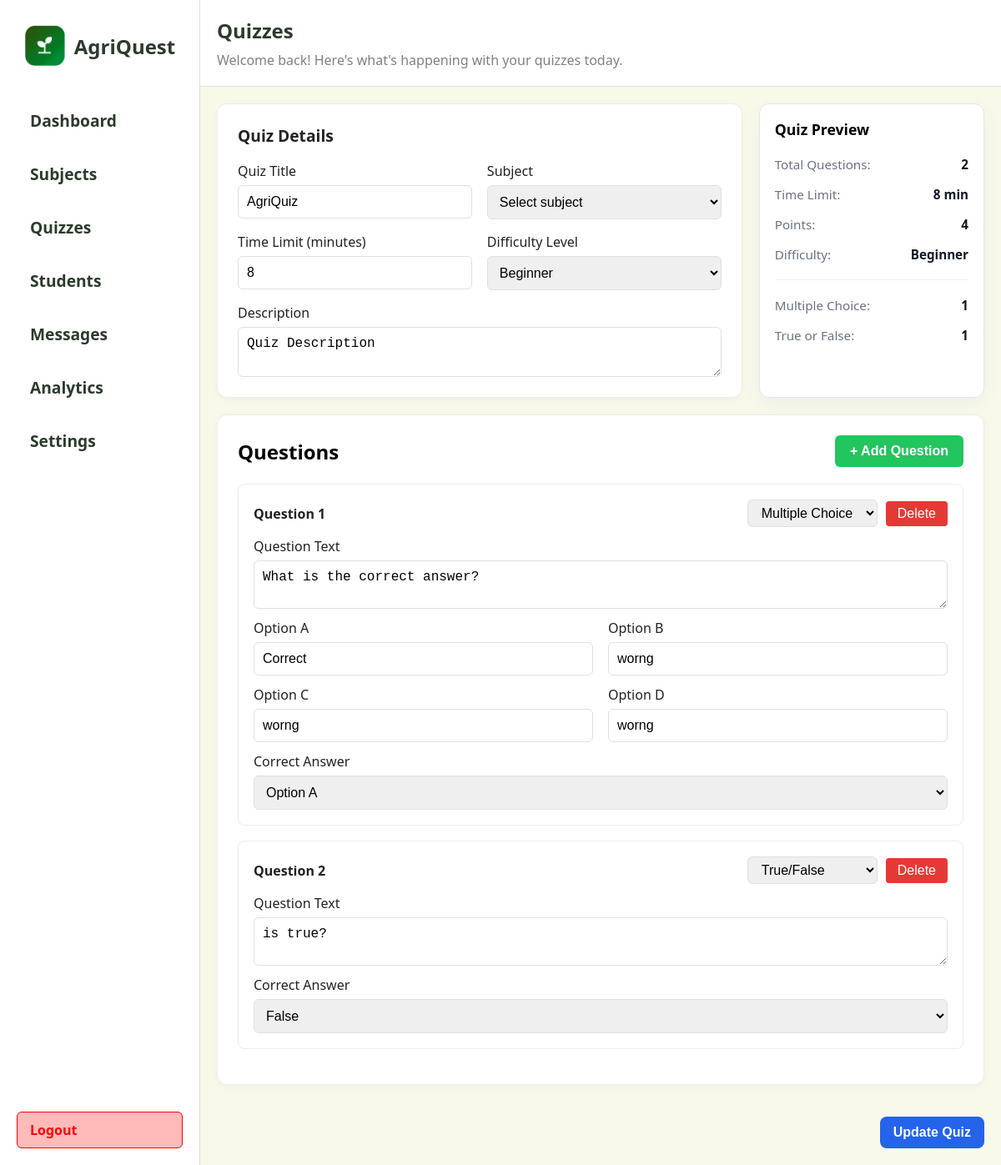
The page /teacher/quizzes/edit/1 (signed in) on the database its author committed.
### app/models.py (models this page shows)
class Quiz(db.Model):
	id = db.Column(db.Integer, primary_key=True)
	title = db.Column(db.String(200), nullable=False)
	description = db.Column(db.Text)
	time_limit = db.Column(db.Integer, default=0)  # minutes
	difficulty = db.Column(db.String(50))
	teacher_id = db.Column(db.Integer, db.ForeignKey('teacher.id'), nullable=True)
	subject_id = db.Column(db.Integer, db.ForeignKey('subject.id'), nullable=True)
	questions = db.relationship('Question', backref='quiz', cascade='all, delete-orphan', lazy=True)
	created_at = db.Column(db.DateTime, nullable=False, default=db.func.now())

class Question(db.Model):
	id = db.Column(db.Integer, primary_key=True)
	quiz_id = db.Column(db.Integer, db.ForeignKey('quiz.id'), nullable=False)
	type = db.Column(db.String(20), nullable=False)  # 'mc' or 'tf'
	text = db.Column(db.Text, nullable=False)
	correct_answer = db.Column(db.String(10), nullable=False)
	options = db.relationship('Option', backref='question', cascade='all, delete-orphan', lazy=True)

class Option(db.Model):
	id = db.Column(db.Integer, primary_key=True)
	question_id = db.Column(db.Integer, db.ForeignKey('question.id'), nullable=False)
	key = db.Column(db.String(5), nullable=False)  # 'A','B','C','D' or other
	text = db.Column(db.Text, nullable=False)

### app/routes.py (the view, shortened to what this page needs)
@main.route("/teacher/quizzes/edit/<int:quiz_id>", methods=["GET", "POST"])
def teacher_edit_quiz(quiz_id):
    teacher_id = session.get('teacher_id')
    quiz = Quiz.query.filter_by(id=quiz_id, teacher_id=teacher_id).first()
    if not quiz:
        flash("Quiz not found or access denied.", "error")
        return redirect(url_for('main.teacher_quizzes'))
    if request.method == "GET":
        return render_template("teacher/create_quiz.html", quiz=quiz, edit_mode=True)

### app/templates/teacher/create_quiz.html (shortened to what this page needs)
<!DOCTYPE html>
<html lang="en">
  <head>
    <link rel="stylesheet" href="{{ url_for('static', filename='css/create_quiz.css') }}" />
  </head>
  <body>
    <div class="left">
      {% include 'partials/teacher_sidebar.html' %}
    </div>
    <div class="right">
      <div class="header">
        <div class="header-title">
          <span style="font-size: 1.5rem; font-weight: 700; color: #2d3a2d"
            >Quizzes</span
          >
          <span style="font-size: 1rem; color: grey"
            >Welcome back! Here's what's happening with your quizzes
            today.</span
          >
        </div>
      </div>
      <div class="section" style="width: 100%;">
        <div style="display: flex;flex-direction: row;gap: 20px;">
          <div class="quiz-details-card" style="width: 70%;">
            <div class="quiz-details-title">Quiz Details</div>
            <form>
              <div class="quiz-details-form-row">
                <div class="quiz-details-form-col">
                  <label for="quiz-title" class="quiz-details-label">Quiz Title</label>
                  <input type="text" id="quiz-title" name="quiz-title" placeholder="Enter quiz title" class="quiz-details-input" value="{{ quiz.title if edit_mode and quiz else '' }}" />
                </div>
                <div class="quiz-details-form-col">
                  <label for="subject" class="quiz-details-label">Subject</label>
                  <select id="subject" name="subject" class="quiz-details-select">
                    <option value="">Select subject</option>
                  </select>
                </div>
              </div>
              <div class="quiz-details-form-row">
                <div class="quiz-details-form-col">
                  <label for="time-limit" class="quiz-details-label">Time Limit (minutes)</label>
                  <input type="number" id="time-limit" name="time-limit" value="{{ quiz.time_limit if edit_mode and quiz else 30 }}" class="quiz-details-input" />
                </div>
                <div class="quiz-details-form-col">
                  <label for="difficulty" class="quiz-details-label">Difficulty Level</label>
                  <select id="difficulty" name="difficulty" class="quiz-details-select">
                    <option value="Beginner" {% if edit_mode and quiz and quiz.difficulty == 'Beginner' %}selected{% endif %}>Beginner</option>
                  </select>
                </div>
              </div>
              <div class="quiz-details-form-col">
                <label for="description" class="quiz-details-label">Description</label>
                <textarea id="description" name="description" placeholder="Brief description of the quiz" class="quiz-details-textarea">{{ quiz.description if edit_mode and quiz else '' }}</textarea>
              </div>
            </form>
          </div>
          <div class="quiz-preview-card" style="width: 30%; background: #fff; border-radius: 12px; padding: 18px; border: 1px solid #e6e6e6; box-shadow: 0 8px 20px rgba(37,99,235,0.06);">
            <h3 style="margin: 0 0 12px 0; font-size: 1.1rem;">Quiz Preview</h3>
            <div style="color: #6b7280; font-size: 0.95rem; padding: 8px 0;">Total Questions: <span id="preview-total-questions" style="float: right; font-weight: 700; color: #111827;">1</span></div>
            <div style="color: #6b7280; font-size: 0.95rem; padding: 8px 0;">Time Limit: <span id="preview-time-limit" style="float: right; font-weight: 700; color: #111827;">30 min</span></div>
            <div style="color: #6b7280; font-size: 0.95rem; padding: 8px 0;">Points: <span id="preview-points" style="float: right; font-weight: 700; color: #111827;">10</span></div>
            <div style="color: #6b7280; font-size: 0.95rem; padding: 8px 0;">Difficulty: <span id="preview-difficulty" style="float: right; font-weight: 700; color: #111827;">Beginner</span></div>
            <hr style="margin: 12px 0; border: none; border-top: 1px solid #f1f1f1;" />
            <div style="color: #6b7280; font-size: 0.95rem; padding: 8px 0;">Multiple Choice: <span id="preview-mc" style="float: right; font-weight: 700; color: #111827;">1</span></div>
            <div style="color: #6b7280; font-size: 0.95rem; padding: 8px 0;">True or False: <span id="preview-tf" style="float: right; font-weight: 700; color: #111827;">0</span></div>
          </div>
        </div>
            <div class="questions-card">
          <div style="display: flex; justify-content: space-between; align-items: center;margin-bottom: 20px;">
            <h2>Questions</h2>
            <button type="button" id="add-question-btn" class="add-question-btn">+ Add Question</button>
          </div>
          <div id="questions-container">
            {% if edit_mode and quiz and quiz.questions %}
              {% for q in quiz.questions %}
                <div class="question-box" data-index="{{ loop.index }}">
                  <div class="question-header">
                    <div class="question-title">Question {{ loop.index }}</div>
                    <div class="question-actions">
                      <select class="question-select">
                        <option value="mc" {% if q.type == 'mc' %}selected{% endif %}>Multiple Choice</option>
                        <option value="tf" {% if q.type == 'tf' %}selected{% endif %}>True/False</option>
                      </select>
                      <button type="button" class="question-delete" style="background-color: #e53935; color: #fff; border: none; padding: 6px 14px; border-radius: 4px;font-size: 1rem;">Delete</button>
                    </div>
                  </div>
                  <div class="question-form-col" style="margin-bottom: 12px;">
                    <label class="question-label">Question Text</label>
                    <textarea placeholder="Enter your question here" class="question-textarea">{{ q.text }}</textarea>
                  </div>
                  <div class="question-form-row mc-row" {% if q.type != 'mc' %}style="display:none;"{% endif %}>
                    <div class="question-form-col">
                      <label class="question-label">Option A</label>
                      <input type="text" placeholder="Enter option A" class="question-input" value="{{ q.options[0].text if q.type == 'mc' and q.options|length > 0 else '' }}" />
                    </div>
                    <div class="question-form-col">
                      <label class="question-label">Option B</label>
                      <input type="text" placeholder="Enter option B" class="question-input" value="{{ q.options[1].text if q.type == 'mc' and q.options|length > 1 else '' }}" />
                    </div>
                  </div>
                  <div class="question-form-row mc-row" {% if q.type != 'mc' %}style="display:none;"{% endif %}>
                    <div class="question-form-col">
                      <label class="question-label">Option C</label>
                      <input type="text" placeholder="Enter option C" class="question-input" value="{{ q.options[2].text if q.type == 'mc' and q.options|length > 2 else '' }}" />
                    </div>
                    <div class="question-form-col">
                      <label class="question-label">Option D</label>
                      <input type="text" placeholder="Enter option D" class="question-input" value="{{ q.options[3].text if q.type == 'mc' and q.options|length > 3 else '' }}" />
                    </div>
                  </div>
                  <div class="question-form-col answer-row">
                    <label class="question-label">Correct Answer</label>
                    <select class="question-select-answer">
                      {% if q.type == 'mc' %}
                        <option value="A" {% if q.correct_answer == 'A' %}selected{% endif %}>Option A</option>
                      {% else %}
                        <option value="True" {% if q.correct_answer == 'True' %}selected{% endif %}>True</option>
                      {% endif %}
                    </select>
                  </div>
                </div>
              {% endfor %}
            {% endif %}
          </div>
        </div>
        <div style="display:flex; justify-content:flex-end; gap:12px; margin-top:18px;">
          <button id="save-quiz-btn" class="add-question-btn" style="background:#2563eb;color:#fff;border:none;padding:10px 16px;border-radius:8px;">{% if edit_mode %}Update Quiz{% else %}Save Quiz{% endif %}</button>
        </div>
      </div>
    </div>
  </body>
</html>

### app/static/css/create_quiz.css (style rules this page uses)
.quiz-details-card { background: #fff; border-radius: 12px; padding: 24px; box-shadow: 0 2px 8px rgba(16,24,40,0.04); border: 1px solid #ececec; width: 100%; }
.quiz-details-title { font-size: 1.2rem; font-weight: 700; color: #222; margin-bottom: 18px; }
.quiz-details-form-row { display: flex; gap: 18px; margin-bottom: 16px; }
.quiz-details-form-col { flex: 1; display: flex; flex-direction: column; gap: 6px; }
.quiz-details-label { font-weight: 500; color: #222; }
.quiz-details-input, .quiz-details-select { padding: 10px; border-radius: 6px; border: 1px solid #e0e0e0; font-size: 1rem; }
.quiz-details-textarea { padding: 10px; border-radius: 6px; border: 1px solid #e0e0e0; font-size: 1rem; min-height: 60px; }
.questions-card { background: #fff; border-radius: 12px; padding: 24px; box-shadow: 0 2px 8px rgba(16,24,40,0.04); border: 1px solid #ececec; width: 100%; }
.question-box { background: #fff; border-radius: 8px; border: 1px solid #ececec; padding: 18px; margin-bottom: 18px; position: relative; }
.question-header { display: flex; justify-content: space-between; align-items: center; margin-bottom: 12px; }
.question-title { font-weight: 600; color: #222; font-size: 1rem; }
.question-actions { display: flex; align-items: center; gap: 10px; }
.question-select { padding: 6px 12px; border-radius: 6px; border: 1px solid #e0e0e0; font-size: 1rem; }
.question-delete { background: none; border: none; color: #ef4444; font-size: 1.3rem; cursor: pointer; }
.add-question-btn { background: #22c55e; color: #fff; font-weight: 600; border: none; border-radius: 6px; padding: 10px 18px; font-size: 1rem; cursor: pointer; }
.question-form-row { display: flex; gap: 18px; margin-bottom: 12px; }
.question-form-col { flex: 1; display: flex; flex-direction: column; gap: 6px; }
.question-label { font-weight: 500; color: #222; }
.question-input, .question-select-answer { padding: 10px; border-radius: 6px; border: 1px solid #e0e0e0; font-size: 1rem; }
.question-textarea { padding: 10px; border-radius: 6px; border: 1px solid #e0e0e0; font-size: 1rem; min-height: 50px; }
* { box-sizing: border-box; margin: 0; padding: 0; }
body { font-family: "Segoe UI", Tahoma, Geneva, Verdana, sans-serif; background: #f8f9e9; min-height: 100vh; display: flex; }
.left { width: 20%; background: white; padding: 20px; display: flex; flex-direction: column; justify-content: space-between; min-height: 100vh; border-right: 1px solid #e0e0e0; }
.right { height: 100vh; width: 80%; overflow-y: scroll; padding-bottom: 20px; }
.header { width: 100%; background-color: #fff; border-bottom: 1px solid #e0e0e0; margin-bottom: 20px; padding: 20px; display: flex; justify-content: space-between; align-items: center; }
.header-title { display: flex; flex-direction: column; gap: 8px; }
.section { display: flex; flex-direction: column; gap: 20px; padding: 0 20px; margin-top: 20px; }

### rows shown on the page
Quiz: quiz-title "AgriQuiz", time-limit "8", difficulty "Beginner", description "Quiz Description"
Question: type "Multiple Choice", text "What is the correct answer?", type.text "Correct", type.text "worng", type "Option A"
Question: type "True/False", text "is true?", type "False"
